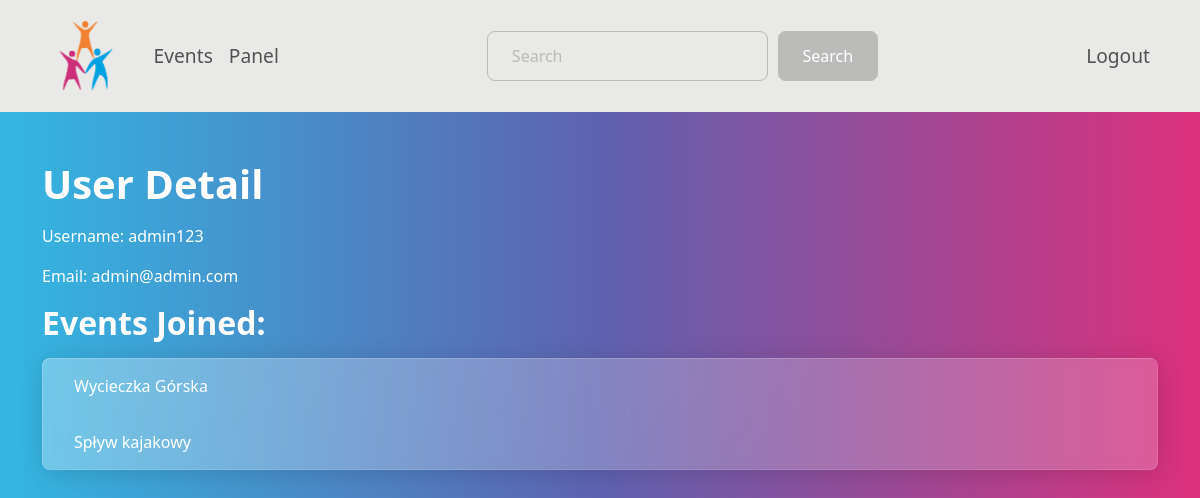
/user_detail/10/ (signed in), run on the app's committed database.
### app/models.py (models this page shows, shortened)
class User(AbstractBaseUser, PermissionsMixin):
    user_ID = models.AutoField(primary_key=True)
    email = models.EmailField(max_length=50, unique=True)
    username = models.CharField(max_length=50)
    is_staff = models.BooleanField(default=False)
    role = models.CharField(max_length=50)
    USERNAME_FIELD = "email"
    REQUIRED_FIELDS = ["username"]
    objects = UserManager()

class Event_Registration(models.Model):
    registration_ID = models.BigAutoField(primary_key=True)
    registration_Date = models.DateTimeField(default=timezone.now)
    event_ID = models.ForeignKey(Event, on_delete=models.CASCADE)
    user_ID = models.ForeignKey(User, on_delete=models.CASCADE)

class Event(models.Model):
    event_ID = models.BigAutoField(primary_key=True)
    title = models.CharField(max_length=255)
    date = models.DateField()
    description = models.TextField()
    start_date = models.DateTimeField()
    end_date = models.DateTimeField()
    location = models.CharField(max_length=255)
    status = models.CharField(max_length=10, choices=[(status.value, status.name) for status in EventStatus])
    organizer_ID = models.ForeignKey(User, on_delete=models.CASCADE, to_field="user_ID")
    image = models.ImageField(upload_to='events/', null=True, blank=True)
    parent_event_ID = models.ForeignKey("self", on_delete=models.CASCADE, to_field="event_ID", null=True, blank=True)

### app/views.py (the view)
# urls.py: path('user_detail/<int:user_id>/', user_detail, name='user_detail'),
@login_required
def user_detail(request, user_id):
    user = get_object_or_404(User, pk=user_id)
    events_joined = Event_Registration.objects.filter(user_ID=user)
    return render(request, 'user_detail.html', {'user': user, 'events_joined': events_joined})

### app/templates/user_detail.html (shortened to what this page needs)
{% extends "base.html" %}
{% block content %}
<h1>User Detail</h1>
<p>Username: {{ user.username }}</p>
<p>Email: {{ user.email }}</p>
<h2>Events Joined:</h2>
<ul class="list-group">
    {% for registration in events_joined %}
    <li class="list-group-item">{{ registration.event_ID.title }}</li>
    {% endfor %}
</ul>
{% endblock %}

### data on the page
User: username "admin123", email "admin@admin.com"
Event_Registration: event_ID "Wycieczka Górska"
Event_Registration: event_ID "Spływ kajakowy"
